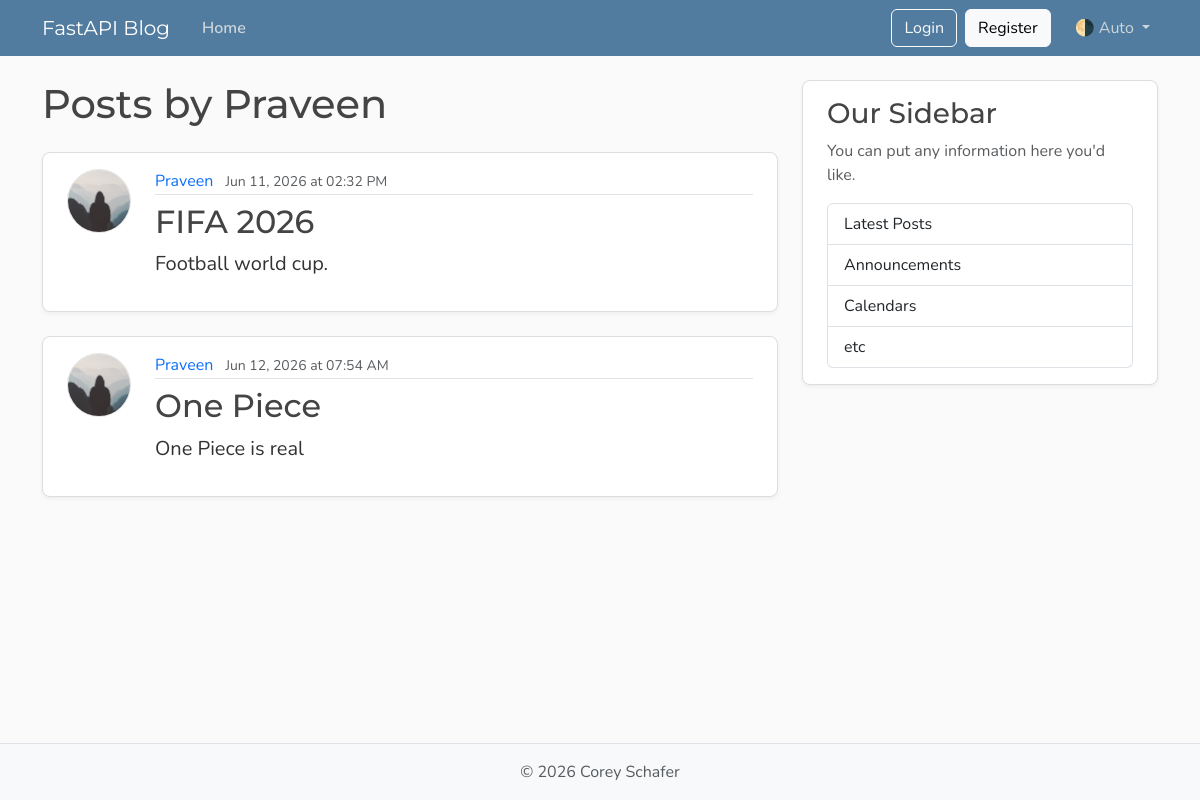
Screenshot of /users/2/posts with the database file from the repository.
### models.py (models this page shows, shortened)
class User(Base):
    __tablename__ = "users"
    id: Mapped[int] = mapped_column(Integer, primary_key=True, index=True)
    username: Mapped[str] = mapped_column(String(50), unique=True, nullable=False)
    email: Mapped[str] = mapped_column(String(120), unique=True, nullable=False)
    password_hash: Mapped[str] = mapped_column(String(200), nullable=False)
    image_file: Mapped[str | None] = mapped_column(String(200), nullable=True, default=None)
    posts: Mapped[list[Post]] = relationship(
        back_populates="author",
        cascade="all, delete-orphan"
    )

class Post(Base):
    __tablename__ = "posts"
    id: Mapped[int] = mapped_column(Integer, primary_key=True, index=True)
    title: Mapped[str] = mapped_column(String(100), nullable=False)
    content: Mapped[str] = mapped_column(Text, nullable=False)
    user_id: Mapped[int] = mapped_column(
        ForeignKey("users.id"), nullable=False, index=True
    )
    date_posted: Mapped[datetime] = mapped_column(
        DateTime(timezone=True),
        default=lambda: datetime.now(UTC)
    )
    author: Mapped[User] = relationship(back_populates="posts")

### main.py (the view)
@app.get(
    "/users/{user_id}/posts",
    include_in_schema=False,
    name="user_posts",
)
async def user_posts_page(
    request: Request,
    user_id: int,
    db: Annotated[AsyncSession, Depends(get_db)],
):
    user = (
        await db.execute(
            select(models.User).where(
                models.User.id == user_id
            )
        )
    ).scalars().first()
    if not user:
        raise HTTPException(
            status_code=status.HTTP_404_NOT_FOUND,
            detail="User not found",
        )
    posts_db = (
        await db.execute(
            select(models.Post)
            .options(joinedload(models.Post.author))
            .where(models.Post.user_id == user_id)
        )
    ).scalars().all()
    return templates.TemplateResponse(
        request=request,
        name="user_posts.html",
        context={
            "user": user,
            "posts": posts_db,
            "title": f"{user.username}'s Posts",
        },
    )

### templates/user_posts.html
{% extends "layout.html" %}
{% block content %}
    <h1 class="mb-4">Posts by {{ user.username if user else "User" }}</h1>
    <div id="postsContainer">
        {% for post in posts %}
            <article class="content-section py-3 px-4 mb-4">
                <div class="d-flex align-items-start gap-4">
                    <img class="rounded-circle article-img flex-shrink-0"
                         src="{{ post.author.image_path if post.author.image_path else url_for('static', path='profile_pics/default.jpg') }}"
                         alt="{{ post.author.username }}'s profile picture"
                         width="64"
                         height="64"
                         loading="lazy">
                    <div class="flex-grow-1">
                        <div class="article-metadata mb-2">
                            <a class="me-2" href="/users/{{ post.author.id }}/posts">{{ post.author.username }}</a>
                            <small class="text-body-secondary">{{ post.date_posted | datetimeformat }}</small>
                        </div>
                        <h2>
                            <a class="article-title" href="/posts/{{ post.id }}">{{ post.title }}</a>
                        </h2>
                        <p class="article-content">{{ post.content }}</p>
                    </div>
                </div>
            </article>
        {% else %}
            <p class="text-body-secondary">No posts by this user yet.</p>
        {% endfor %}
    </div>
{% endblock content %}

### static/css/main.css (style rules this page uses)
:root { --font-heading: "Montserrat", system-ui, -apple-system, BlinkMacSystemFont, sans-serif; --font-body: "Nunito", system-ui, -apple-system, BlinkMacSystemFont, sans-serif; --color-bg-body: #fafafa; --color-bg-content: #ffffff; --color-text-primary: #333333; --color-text-heading: #444444; --color-steel: #527c9f; --color-nav-link: #cbd5db; --color-nav-link-hover: #ffffff; --color-link-hover: #428bca; --color-border: #dddddd; --color-border-light: #e3e3e3; --spacing-xl: 5rem; --article-img-size: 4rem; --account-img-size: 7.813rem; }
body { font-family: var(--font-body); background: var(--color-bg-body); color: var(--color-text-primary); }
h1, h2, h3, h4, h5, h6 { font-family: var(--font-heading); color: var(--color-text-heading); }
a { text-decoration: none; }
.content-section { background: var(--color-bg-content); border: 1px solid var(--color-border); border-radius: 0.5rem; box-shadow: 0 2px 4px rgba(15, 23, 42, 0.05); transition: box-shadow 0.15s ease, transform 0.15s ease, border-color 0.15s ease; }
.article-title { color: var(--color-text-heading); transition: color 0.2s ease-in-out; }
.article-content { white-space: pre-line; font-size: 1.25rem; }
.article-img { height: var(--article-img-size); width: var(--article-img-size); flex-shrink: 0; object-fit: cover; border: 1px solid var(--color-border-light); box-shadow: 0 0 0 2px var(--color-bg-content); }
.article-metadata { padding-bottom: 0.063rem; border-bottom: 1px solid var(--color-border-light); }
.article-metadata a { transition: color 0.2s ease-in-out; }

### rows the page displays
User: username "Praveen"
Post: author.username "Praveen", date_posted "Jun 11, 2026 at 02:32 PM", title "FIFA 2026", content "Football world cup."
Post: author.username "Praveen", date_posted "Jun 12, 2026 at 07:54 AM", title "One Piece", content "One Piece is real"
